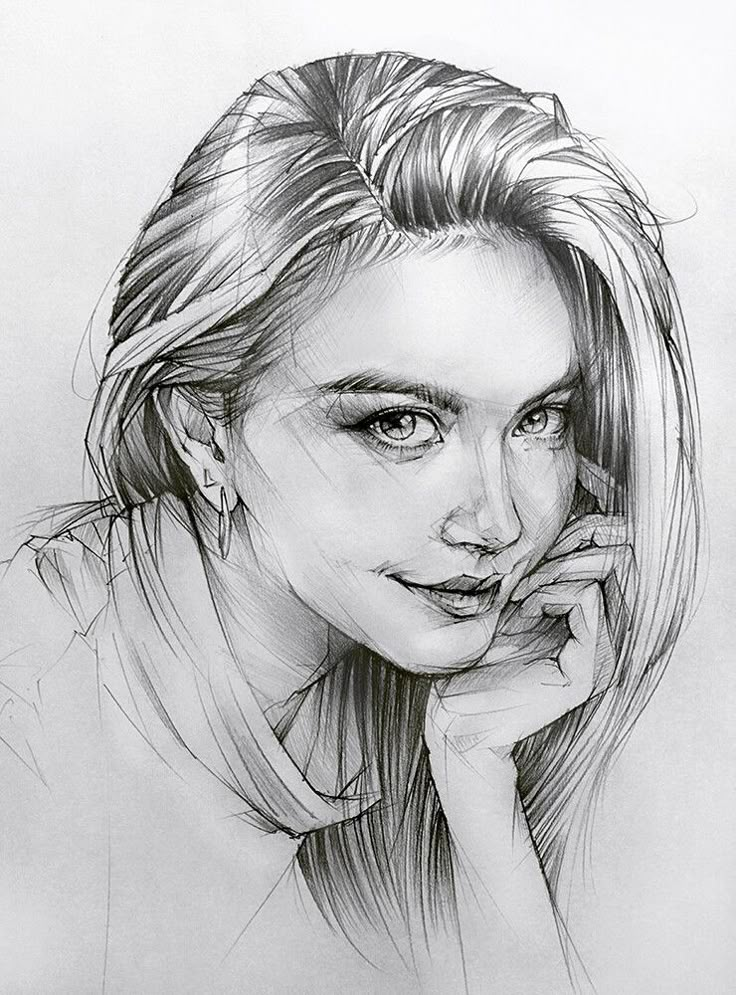
#> input picture SIMULATION_01/coloring_book_drawer/uploads/f064909c1e25d8c505e51fefaa95f5d6.jpg, 736 x 995 px
$ python -i saliency.py   (imports and definitions only)
#> lines starting #> are read from the running program, lines starting #| are printed output that depends on the picture; after the words box and inside, x2 and y2 are one past the last pixel; in counts of white or black regions, pixels touching at a corner belong together
"""
Zone-Based Progressive Engine - Saliency Detection
====================================================
Computes visual saliency maps using spectral residual method.
Identifies the most visually important regions in the image.
"""

import cv2
import numpy as np

from ..config import FocalDetectionConfig


class SaliencyDetector:
    """
    Detects visually salient (important) regions in the image
    using the spectral residual method from the frequency domain.

    The approach:
    1. FFT → log magnitude spectrum + phase
    2. Spectral residual = log_magnitude - smoothed_log_magnitude
    3. Inverse FFT of (spectral_residual + original_phase)
    4. Squared magnitude = saliency
    """

    def __init__(self, config: FocalDetectionConfig = None):
        self.config = config or FocalDetectionConfig()

    def compute_saliency(self, image: np.ndarray) -> np.ndarray:
        """
        Compute saliency map using spectral residual method.

        Args:
            image: Input image (RGB or grayscale, uint8)

        Returns:
            Saliency map (float32, 0.0-1.0) where 1.0 = most salient
        """
        # Convert to grayscale if needed
        if len(image.shape) == 3:
            gray = cv2.cvtColor(image, cv2.COLOR_RGB2GRAY).astype(np.float64)
        else:
            gray = image.astype(np.float64)

        # Resize to manageable size for FFT (preserving aspect ratio)
        h, w = gray.shape
#> h = 995; w = 736
        scale = min(1.0, 256.0 / max(h, w))
#> scale = 0.257
        if scale < 1.0:
            small = cv2.resize(gray, (int(w * scale), int(h * scale)),
                               interpolation=cv2.INTER_AREA)
        else:
            small = gray

        # FFT for spectral analysis
        f = np.fft.fft2(small)
        fshift = np.fft.fftshift(f)

        # Log magnitude and phase
        magnitude = np.log(np.abs(fshift) + 1e-10)
        phase = np.angle(fshift)
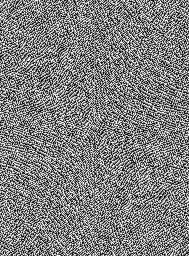
#> phase: shape (256, 189) float64; min -3.14, max 3.14, mean 9.99e-18; drawn with min black and max white

        # Spectral residual: original log-magnitude minus locally averaged
        ksize = self.config.spectral_blur_ksize
        avg_magnitude = cv2.blur(magnitude, (ksize, ksize))
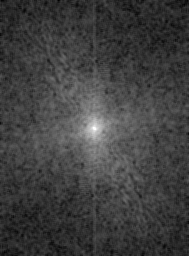
#> avg_magnitude: shape (256, 189) float64; min 6.24, max 13.02, mean 7.94; drawn with min black and max white
        spectral_residual = magnitude - avg_magnitude
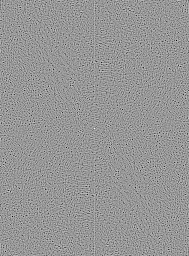
#> spectral_residual: shape (256, 189) float64; min -4.41, max 3.05, mean 0.000278; drawn with min black and max white

        # Reconstruct with spectral residual + original phase
        saliency_complex = np.exp(spectral_residual) * np.exp(1j * phase)
        saliency_shift = np.fft.ifftshift(saliency_complex)
        saliency = np.fft.ifft2(saliency_shift)
        saliency = np.abs(saliency) ** 2
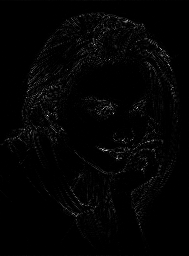
#> saliency: shape (256, 189) float64; min 2.53e-12, max 0.00231, mean 3.47e-05; drawn with min black and max white

        # Resize back to original dimensions
        if scale < 1.0:
            saliency = cv2.resize(saliency.astype(np.float32), (w, h),
                                  interpolation=cv2.INTER_LINEAR)
#> saliency: shape (995, 736) float32

        saliency = saliency.astype(np.float32)

        # Normalize to 0-1
        s_min, s_max = saliency.min(), saliency.max()
#> s_min = 2.17e-09; s_max = 0.00184
        if s_max - s_min > 1e-8:
            saliency = (saliency - s_min) / (s_max - s_min)
        else:
            saliency = np.zeros_like(saliency)

        # Smooth for more stable focal regions
        blur_ksize = self.config.saliency_blur_ksize
        blur_sigma = self.config.saliency_blur_sigma
        saliency = cv2.GaussianBlur(saliency, (blur_ksize, blur_ksize), blur_sigma)

        # Re-normalize after blur
        s_min, s_max = saliency.min(), saliency.max()
#> s_min = 3.88e-05; s_max = 0.588
        if s_max - s_min > 1e-8:
            saliency = (saliency - s_min) / (s_max - s_min)

        return saliency

    def compute_edge_saliency(self, image: np.ndarray) -> np.ndarray:
        """
        Compute additional edge-based saliency for line art.
        For pencil art, strong edges/strokes are also salient.

        Args:
            image: Input image (RGB or grayscale, uint8)

        Returns:
            Edge saliency map (float32, 0.0-1.0)
        """
        if len(image.shape) == 3:
            gray = cv2.cvtColor(image, cv2.COLOR_RGB2GRAY)
        else:
            gray = image.copy()

        # Multi-scale edge detection
        edges_fine = cv2.Canny(gray, 50, 150)
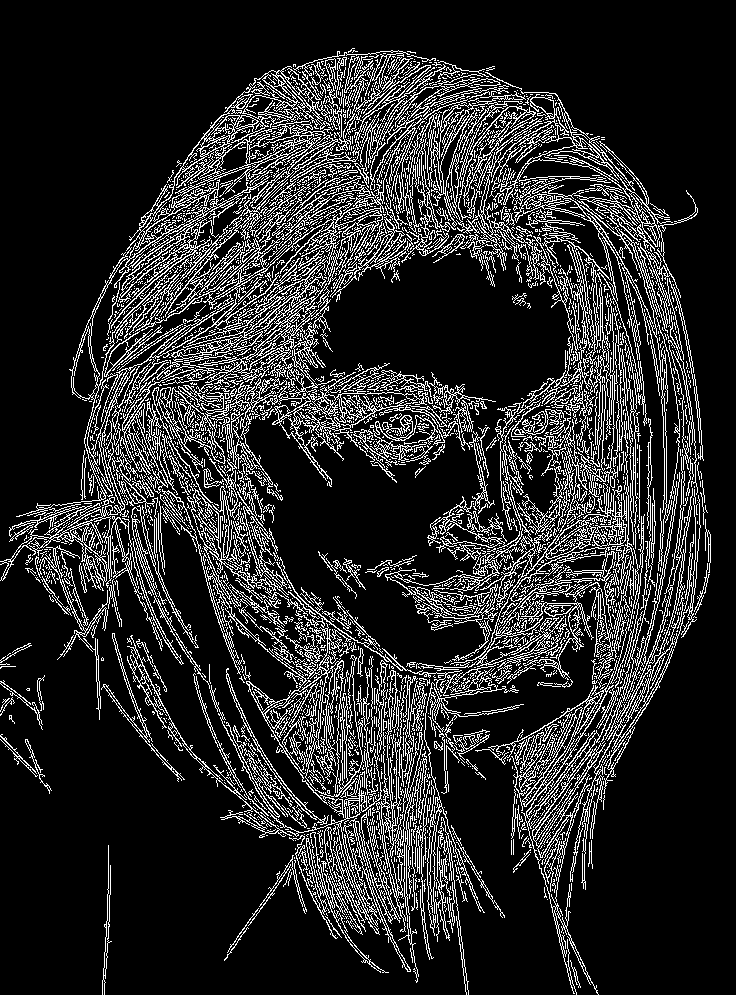
#> edges_fine: shape (995, 736); 16% white in thin lines or dots
        edges_coarse = cv2.Canny(gray, 30, 100)
#> edges_coarse: shape (995, 736); 17.7% white in thin lines or dots

        # Combine scales
        combined = np.maximum(edges_fine, edges_coarse).astype(np.float32) / 255.0
#> combined: shape (995, 736) float32; values 0 (black) and 1 (white), 17.7% white in thin lines or dots

        # Dilate to create saliency regions around edges
        kernel = cv2.getStructuringElement(cv2.MORPH_ELLIPSE, (7, 7))
        dilated = cv2.dilate(combined, kernel, iterations=2)
#> dilated: shape (995, 736) float32; values 0 (black) and 1 (white), 60% white; 62 black regions (29 under 20 px), largest, box (x1, y1, x2, y2) and area: (0, 0, 736, 995) 174052, (0, 647, 407, 995) 64582, (334, 259, 564, 396) 16310

        # Smooth
        edge_saliency = cv2.GaussianBlur(dilated, (15, 15), 4.0)
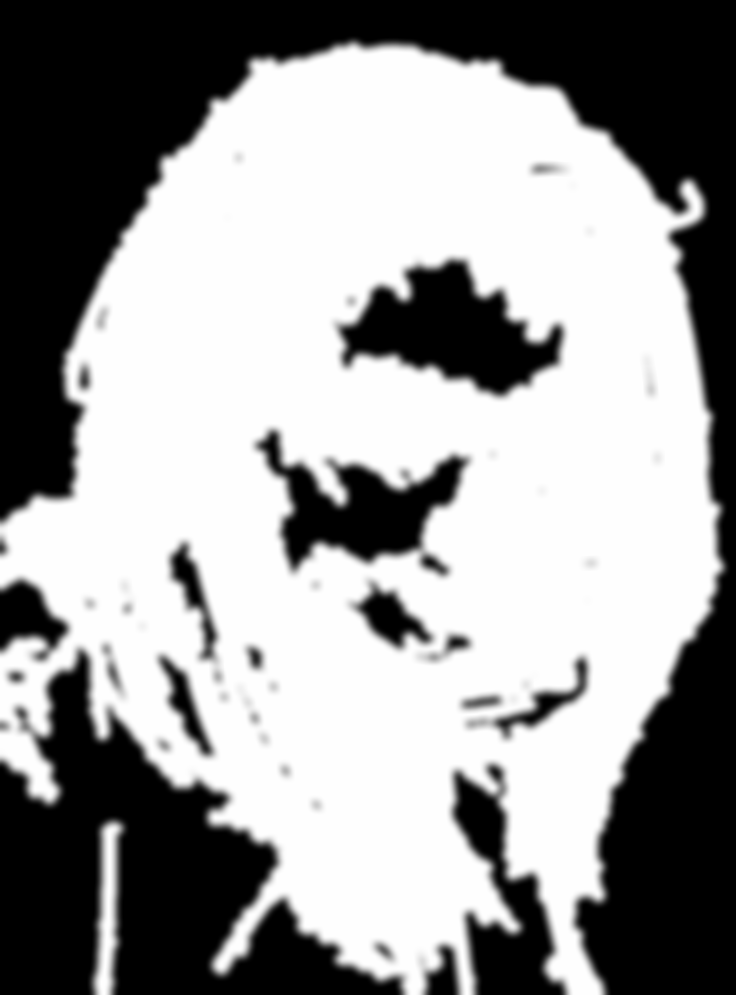
#> edge_saliency: shape (995, 736) float32; min 0, max 1, mean 0.6

        # Normalize
        e_max = edge_saliency.max()
#> e_max = 1
        if e_max > 1e-8:
            edge_saliency = edge_saliency / e_max

        return edge_saliency

    def compute_combined_saliency(self, image: np.ndarray,
                                   spectral_weight: float = 0.6,
                                   edge_weight: float = 0.4) -> np.ndarray:
        """
        Compute a combined saliency map from spectral and edge cues.

        Args:
            image: Input image (RGB or grayscale, uint8)
            spectral_weight: Weight for spectral saliency
            edge_weight: Weight for edge saliency

        Returns:
            Combined saliency map (float32, 0.0-1.0)
        """
        spectral = self.compute_saliency(image)
        edge = self.compute_edge_saliency(image)

        combined = spectral * spectral_weight + edge * edge_weight
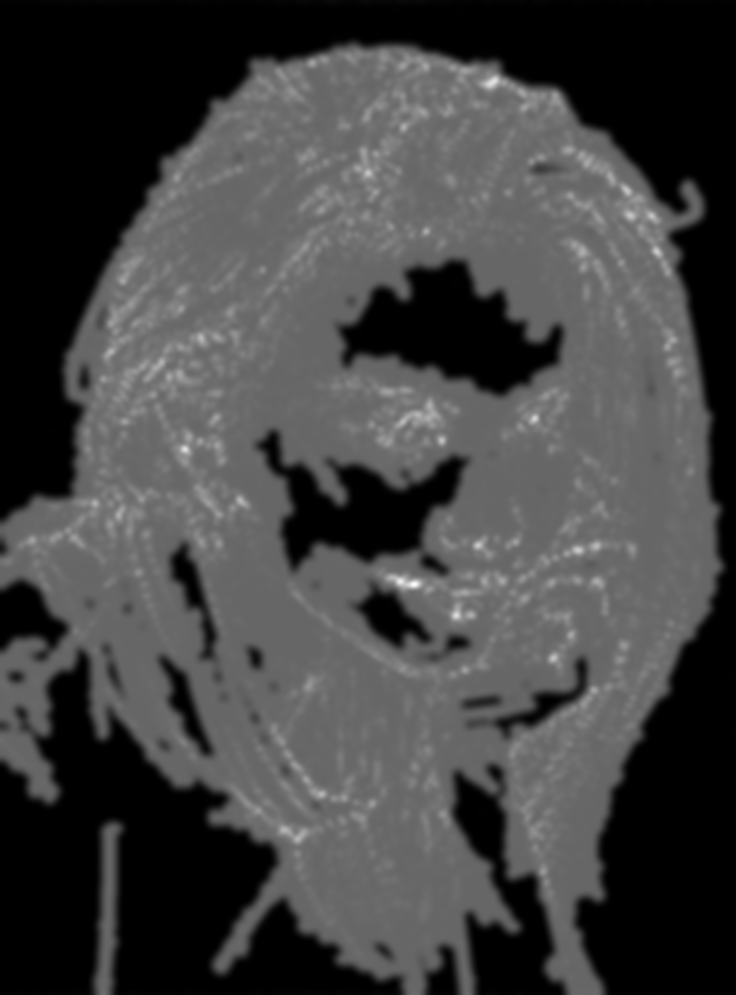
#> combined: shape (995, 736) float32; min 0, max 1, mean 0.259

        # Normalize
        c_max = combined.max()
#> c_max = 1
        if c_max > 1e-8:
            combined = combined / c_max

        return combined

>>> import cv2
>>> picture = cv2.cvtColor(cv2.imread('../../../uploads/f064909c1e25d8c505e51fefaa95f5d6.jpg'), cv2.COLOR_BGR2RGB)
>>> result = SaliencyDetector().compute_combined_saliency(picture)
